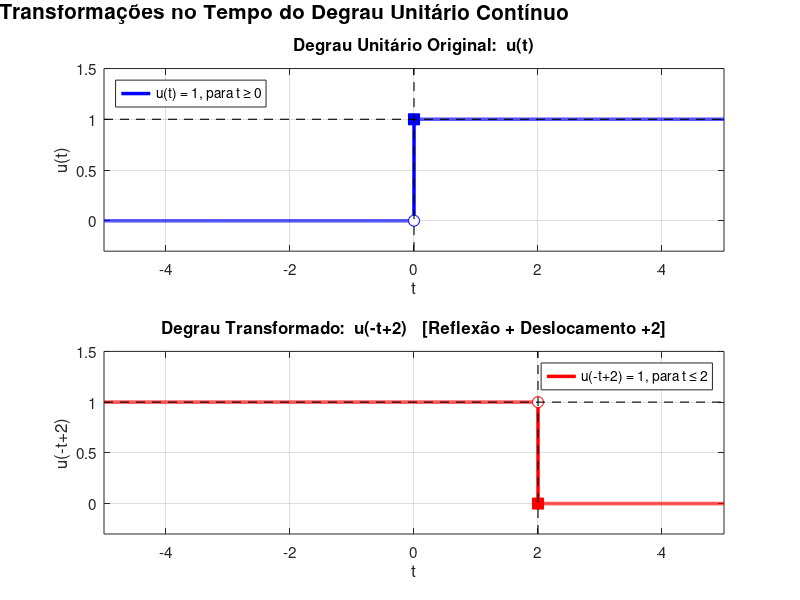

Recreate this plot in MATLAB.
% =========================================================
% Script Octave: Degrau Unitário Contínuo u(t) e u(-t+2)
% Operações: reflexão no tempo + deslocamento
% =========================================================

clear; clc; close all;

% --- Eixo de tempo ---
t = linspace(-5, 5, 10000);

% =========================================================
% 1) Degrau unitário original: u(t)
%    u(t) = 1 para t >= 0
%           0 para t <  0
% =========================================================
u_t = double(t >= 0);

% =========================================================
% 2) Transformação: u(-t + 2)
%    Passo a passo:
%      a) u(-t)   → reflexão em torno de t = 0
%                   degrau vai de +inf até 0 (ativo em t <= 0)
%      b) u(-t+2) → deslocamento: substitui t por (t-2) em u(-t)
%                   equivalente a refletir e depois deslocar 2 para direita
%                   ativo em: -t+2 >= 0  →  t <= 2
% =========================================================
u_neg_t_mais_2 = double(-t + 2 >= 0);   % equivalente a: t <= 2

% =========================================================
% Plotagem
% =========================================================
figure('Name', 'Degrau Unitário e Transformação', ...
       'Position', [100, 100, 900, 600]);

% --- Subplot 1: u(t) original ---
subplot(2, 1, 1);
plot(t, u_t, 'b-', 'LineWidth', 2.5);
hold on;
% Marca o ponto de descontinuidade
plot(0, 0, 'bo', 'MarkerSize', 8, 'MarkerFaceColor', 'white'); % círculo aberto em t=0-
plot(0, 1, 'bs', 'MarkerSize', 8, 'MarkerFaceColor', 'blue');  % quadrado fechado em t=0+
plot([0 0],   [-0.3 1.5], '--k', 'LineWidth', 0.8);  % linha vertical em t=0
plot([-5 5],  [1   1],   '--k', 'LineWidth', 0.8);   % linha horizontal em u=1
xlim([-5, 5]);
ylim([-0.3, 1.5]);
xlabel('t', 'FontSize', 13);
ylabel('u(t)', 'FontSize', 13);
title('Degrau Unitário Original:  u(t)', 'FontSize', 14, 'FontWeight', 'bold');
legend('u(t) = 1, para t \geq 0', 'Location', 'northwest', 'FontSize', 11);
grid on;
set(gca, 'FontSize', 11);

% --- Subplot 2: u(-t+2) transformado ---
subplot(2, 1, 2);
plot(t, u_neg_t_mais_2, 'r-', 'LineWidth', 2.5);
hold on;
% Marca o ponto de descontinuidade em t = 2
plot(2, 1, 'ro', 'MarkerSize', 8, 'MarkerFaceColor', 'white'); % círculo aberto
plot(2, 0, 'rs', 'MarkerSize', 8, 'MarkerFaceColor', 'red');   % quadrado fechado
plot([2 2],   [-0.3 1.5], '--k', 'LineWidth', 0.8);  % linha vertical em t=2
plot([-5 5],  [1   1],   '--k', 'LineWidth', 0.8);   % linha horizontal em u=1
xlim([-5, 5]);
ylim([-0.3, 1.5]);
xlabel('t', 'FontSize', 13);
ylabel('u(-t+2)', 'FontSize', 13);
title('Degrau Transformado:  u(-t+2)   [Reflexão + Deslocamento +2]', ...
      'FontSize', 14, 'FontWeight', 'bold');
legend('u(-t+2) = 1, para t \leq 2', 'Location', 'northeast', 'FontSize', 11);
grid on;
set(gca, 'FontSize', 11);

% Título geral via annotation
annotation('textbox', [0 0.96 1 0.04], 'String', ...
  'Transformações no Tempo do Degrau Unitário Contínuo', ...
  'HorizontalAlignment', 'center', 'FontSize', 15, ...
  'FontWeight', 'bold', 'EdgeColor', 'none');

% =========================================================
% Impressão no console: análise matemática
% =========================================================
fprintf('\n========================================================\n');
fprintf('  ANÁLISE: Transformações do Degrau Unitário u(t)\n');
fprintf('========================================================\n\n');

fprintf('1) u(t):\n');
fprintf('   Definição : u(t) = 1 se t >= 0\n');
fprintf('                      0 se t <  0\n');
fprintf('   Transição em t = 0\n\n');

fprintf('2) u(-t+2) — operações aplicadas:\n');
fprintf('   Passo 1 → Reflexão temporal:  t → -t\n');
fprintf('             u(-t): ativo para -t >= 0  →  t <= 0\n');
fprintf('   Passo 2 → Deslocamento:       substituir t por (t-2)\n');
fprintf('             u(-(t-2)) = u(-t+2): ativo para -t+2 >= 0  →  t <= 2\n\n');

fprintf('   Resultado: u(-t+2) = 1 se t <= 2\n');
fprintf('                        0 se t >  2\n');
fprintf('   Transição em t = 2\n\n');

fprintf('========================================================\n\n');

% Salva a figura
print('degrau_transformado.png', '-dpng', '-r150');
fprintf('Figura salva como: degrau_transformado.png\n');
